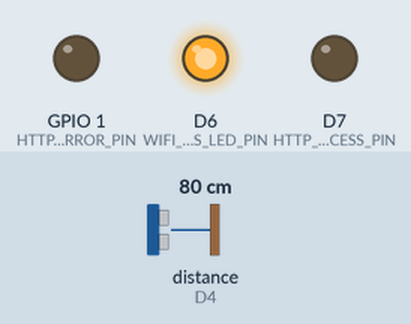
Recording of a sketch running on a simulated ESP8266 (Wemos D1 mini). On the bench: output pins drawn as LEDs (lit = HIGH). The inputs (shaded band) are chosen by the test bench; at power-on: distance to the obstacle (sensor on D4) 80 cm. WiFi joins after 1.5 s; servers stay silent unless stated; uploads are accepted with an empty reply; not simulated (calls return 0 or success): secrets.h; names the files do not define were given values by the test bench: SECRET_HTTP_PORT = 80; what the sketch prints to the serial monitor is not drawn.

Above: at 1.7 s.
At 2.2 s:
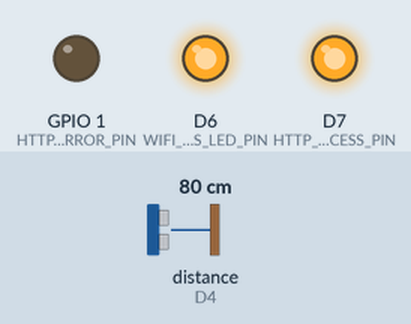
Timing chart, 0 to 8.4 s (numbered marks = the images above):
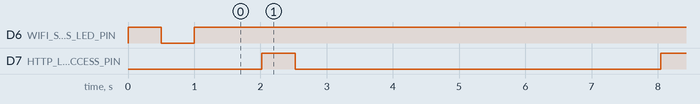

The sketch:

main.ino
```cpp
// To install the Ultasonic library to work with a HC-SR04 ultrasonic depth sensor:
// Go to Sketch > Include Library > Manage Libraries...
// Then Install Ultrasonic by Erick Smoes (tested on v2.1.0)
// https://github.com/ErickSimoes/Ultrasonic
#include <Ultrasonic.h>
#include <ESP8266WiFi.h>
#include <ESP8266HTTPClient.h>

// --------------------------------------------------------------
// Read SECRET_WIFI_SSID and SECRET_WIFI_PASSWORD from secrets.h
// That file should look like:
// #define SECRET_WIFI_SSID "foo";
// #define SECRET_WIFI_PASSWORD "bar"
// #define SECRET_HTTP_HOST "10.0.0.1"
// #define SECRET_HTTP_PORT "80"
// Note that secrets.h is added to the .gitignore file, so that we
// don't accidentally upload sensitive data. Hence, you'll need to
// recreate the secrets.h file.
#include "secrets.h"

// --------------------------------------------------------------
// CONFIGURATION
// --------------------------------------------------------------
// WIFI
const char* WIFI_SSID              = SECRET_WIFI_SSID;
const char* WIFI_PASSWORD          = SECRET_WIFI_PASSWORD;
const int   WIFI_MAX_WAIT_ATTEMPTS = 20;
const int   WIFI_BACKOFF_MSEC      = 5000;
const int   WIFI_STATUS_LED_PIN    = D6;  // LED that is used to convey wifi connectivity status (set to -1 to skip);
// HTTP
String      HTTP_HOST              = SECRET_HTTP_HOST;
const int   HTTP_PORT              = SECRET_HTTP_PORT;
const char* HTTP_USER              = SECRET_HTTP_USER;
const char* HTTP_PASSWORD          = SECRET_HTTP_PASSWORD;
String      HTTP_URI               = "/sensors/deskheight"; // leading slash is required

// MISC
const int   LOOP_INTERVAL_MSEC     = 5000; // How often do we measure desk height
const int   HTTP_LED_SUCCESS_PIN   = D7;   // LED pin that is used to blink on http success
const int   HTTP_LED_ERROR_PIN     = D10;  // LED pin that is used to blink on http success

// --------------------------------------------------------------

// With Wemos D1, use the provided constants, like D3 (and not 3) because the actual numbers are different
// Wire D3 up to Trig, D4 up to Ping on the HC-SR04 module
Ultrasonic ultrasonic(D3, D4);

// --------------------------------------------------------------
// WIFI Convenience functions

void ensureWifiConnection(){
  if (WiFi.status() == WL_CONNECTED){
    return;
  }
  Serial.println("Wifi connection lost. Reconnecting...");
  connectToWifi();
}

void connectToWifi(){
  if (WIFI_STATUS_LED_PIN > 0){
    digitalWrite(WIFI_STATUS_LED_PIN, LOW);
  }
  Serial.printf("Connecting to %s\n", WIFI_SSID);
  WiFi.begin(WIFI_SSID, WIFI_PASSWORD);
  int attempts = 0;
  int lastStatusLEDState = LOW;

  while (WiFi.status() != WL_CONNECTED) {
    // If we have a status LED, then blink it
    if (WIFI_STATUS_LED_PIN > 0){
      if (lastStatusLEDState == LOW){
          digitalWrite(WIFI_STATUS_LED_PIN, HIGH);
          lastStatusLEDState = HIGH;
      } else {
          digitalWrite(WIFI_STATUS_LED_PIN, LOW);
          lastStatusLEDState = LOW;
      }
    }

    delay(500);
    Serial.print(".");
    attempts++;
    if (attempts == WIFI_MAX_WAIT_ATTEMPTS) {
        Serial.println();
        Serial.printf("Wifi not connected after %d attempts.\n", attempts);
        Serial.printf("Backing off for %d msec...\n", WIFI_BACKOFF_MSEC);

        if (WIFI_STATUS_LED_PIN > 0){
          digitalWrite(WIFI_STATUS_LED_PIN, LOW);
        }
        delay(WIFI_BACKOFF_MSEC);
        Serial.println("Let's try this again...");
        attempts = 0;
    }
  }

  if (WIFI_STATUS_LED_PIN > 0){
    digitalWrite(WIFI_STATUS_LED_PIN, HIGH);
  }

  Serial.println("");
  Serial.println("WiFi connected");
  Serial.print("IP address: ");
  Serial.println(WiFi.localIP());
}

// --------------------------------------------------------------
// The actual party starts here

void setup(){
  Serial.begin(115200);
  Serial.println("Starting...");
  pinMode(WIFI_STATUS_LED_PIN, OUTPUT);
  pinMode(HTTP_LED_SUCCESS_PIN, OUTPUT);
  pinMode(HTTP_LED_ERROR_PIN, OUTPUT);
  connectToWifi();
}


void loop(){
    ensureWifiConnection();

    // Determine desk height
    // We do very basic signal smoothing by measuring three times and taking the max
    const int deskheightRaw1 = ultrasonic.distanceRead();
    delay(150);
    const int deskheightRaw2 = ultrasonic.distanceRead();
    delay(150);
    const int deskheightRaw3 = ultrasonic.distanceRead();

    int deskheight = _max(deskheightRaw1, deskheightRaw2); // Use _max() instead of max(): https://github.com/esp8266/Arduino/issues/2073
    deskheight = _max(deskheight, deskheightRaw3);

    Serial.printf("Desk height: %d CM (raw1: %d CM, raw2: %d CM, raw3: %d CM)\n", deskheight, deskheightRaw1, deskheightRaw2, deskheightRaw3) ;

    Serial.printf("Sending desk height of '%d' to %s:%i%s\n", deskheight, HTTP_HOST.c_str(), HTTP_PORT, HTTP_URI.c_str());

    // Create http client
    // https://github.com/esp8266/Arduino/blob/master/libraries/ESP8266HTTPClient/
    HTTPClient http;
    http.begin(HTTP_HOST, HTTP_PORT, HTTP_URI);
    http.setAuthorization(HTTP_USER, HTTP_PASSWORD);

    http.setUserAgent("Deskheight sensor - Wemos D1");
    http.addHeader("content-type", "application/json");

    // '{"value": "<deskheight>", "homeassistant_sensor": { "name": "deskheight", "state": "<deskheight>", "attributes": { "friendly_name": "Desk Height", "unit_of_measurement": "cm" }}}'
    String payload = String("{ \"value\": \"") + deskheight + String("\", \"homeassistant_sensor\": { \"name\": \"deskheight\",\"state\": \"") + deskheight + String("\", \"attributes\": { \"friendly_name\": \"Desk Height\", \"unit_of_measurement\": \"cm\" }}}");

    int httpCode = http.POST(payload);
    int statusLed = HTTP_LED_ERROR_PIN;

    // httpCode will be negative on error
    if(httpCode > 0) {
        // HTTP header has been send and Server response header has been handled
        Serial.printf("[HTTP] POST... code: %d\n", httpCode);

        // file found at server
        if(httpCode == HTTP_CODE_OK) {
            String payload = http.getString();
            Serial.println(payload);
            statusLed = HTTP_LED_SUCCESS_PIN;
        }
    } else {
        Serial.printf("[HTTP] POST... failed, error: %s\n", http.errorToString(httpCode).c_str());
    }

    http.end();

    Serial.printf("Next loop in %d msec \n", LOOP_INTERVAL_MSEC);

    // Blink led
    digitalWrite(statusLed, HIGH);
    delay(500);
    digitalWrite(statusLed, LOW);

    delay(LOOP_INTERVAL_MSEC);

}
```

Measured:
- by itself, D7 (HTTP_LED_SUCCESS_PIN): alternates HIGH for 0.50 s and LOW for 5.5 s
